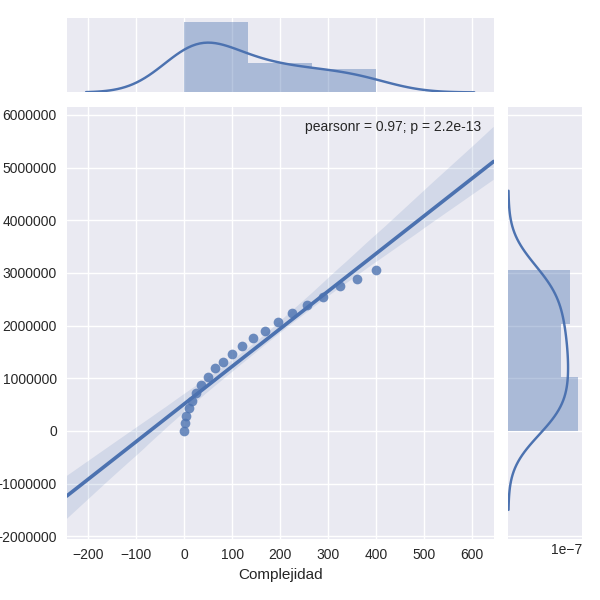

This chart was generated by the following Python code:
import pandas as pd
import seaborn as sns
import matplotlib.pyplot as plt
import pylab as pl
import numpy as np
from scipy import stats
from scipy.interpolate import interp1d
import math
f = open('fixed_n_worst_case','r')
peor = []
elementos =[]


for i in range(0,21):
    elementos.append(int(f.readline()))
    peor.append(int(f.readline()))

longitud = len(elementos)
#modificar el n**2 por otro valor
complejidad = [0 + (n**2) for n in range(0,longitud)]
print len(elementos)
print len(peor)
print len(complejidad)
df2 = pd.DataFrame()
df2['elementos'] = elementos
df2['Tiempo'] = peor
df2['Complejidad'] = complejidad
sns.jointplot(df2['Complejidad'], df2['Tiempo'], kind="reg")
sns.plt.show()
